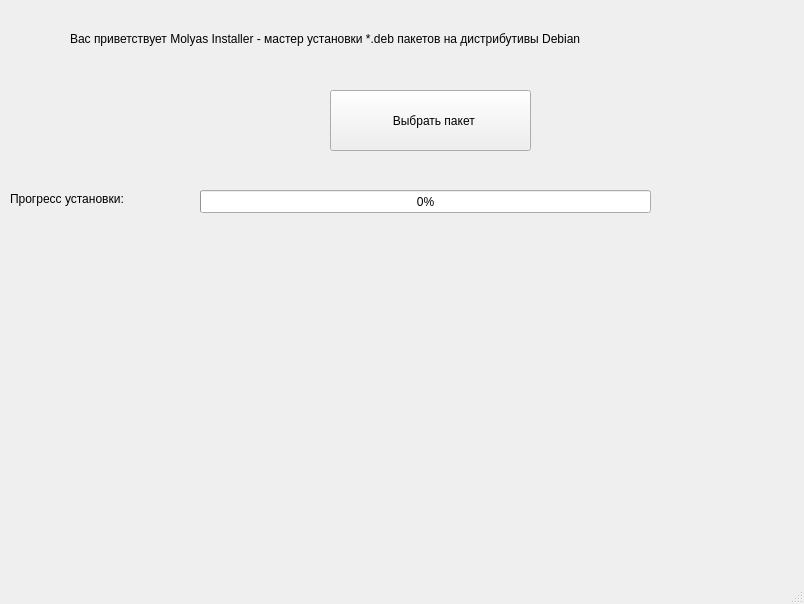
<?xml version="1.0" encoding="UTF-8"?>
<ui version="4.0">
 <class>MainWindow</class>
 <widget class="QMainWindow" name="MainWindow">
  <property name="geometry">
   <rect>
    <x>0</x>
    <y>0</y>
    <width>804</width>
    <height>604</height>
   </rect>
  </property>
  <property name="windowTitle">
   <string>MainWindow</string>
  </property>
  <widget class="QWidget" name="centralwidget">
   <widget class="QLabel" name="label">
    <property name="geometry">
     <rect>
      <x>70</x>
      <y>30</y>
      <width>651</width>
      <height>18</height>
     </rect>
    </property>
    <property name="text">
     <string>Вас приветствует Molyas Installer - мастер установки *.deb пакетов на дистрибутивы Debian</string>
    </property>
   </widget>
   <widget class="QPushButton" name="pushButton">
    <property name="geometry">
     <rect>
      <x>330</x>
      <y>90</y>
      <width>201</width>
      <height>61</height>
     </rect>
    </property>
    <property name="text">
     <string>  Выбрать пакет</string>
    </property>
    <property name="icon">
     <iconset theme="QIcon::ThemeIcon::ListAdd"/>
    </property>
    <property name="iconSize">
     <size>
      <width>24</width>
      <height>24</height>
     </size>
    </property>
   </widget>
   <widget class="QProgressBar" name="progressBar">
    <property name="geometry">
     <rect>
      <x>200</x>
      <y>190</y>
      <width>451</width>
      <height>23</height>
     </rect>
    </property>
    <property name="value">
     <number>0</number>
    </property>
   </widget>
   <widget class="QLabel" name="label_2">
    <property name="geometry">
     <rect>
      <x>10</x>
      <y>190</y>
      <width>151</width>
      <height>18</height>
     </rect>
    </property>
    <property name="text">
     <string>Прогресс установки:</string>
    </property>
   </widget>
  </widget>
  <widget class="QMenuBar" name="menubar">
   <property name="geometry">
    <rect>
     <x>0</x>
     <y>0</y>
     <width>804</width>
     <height>23</height>
    </rect>
   </property>
  </widget>
  <widget class="QStatusBar" name="statusbar"/>
 </widget>
 <resources/>
 <connections/>
</ui>
